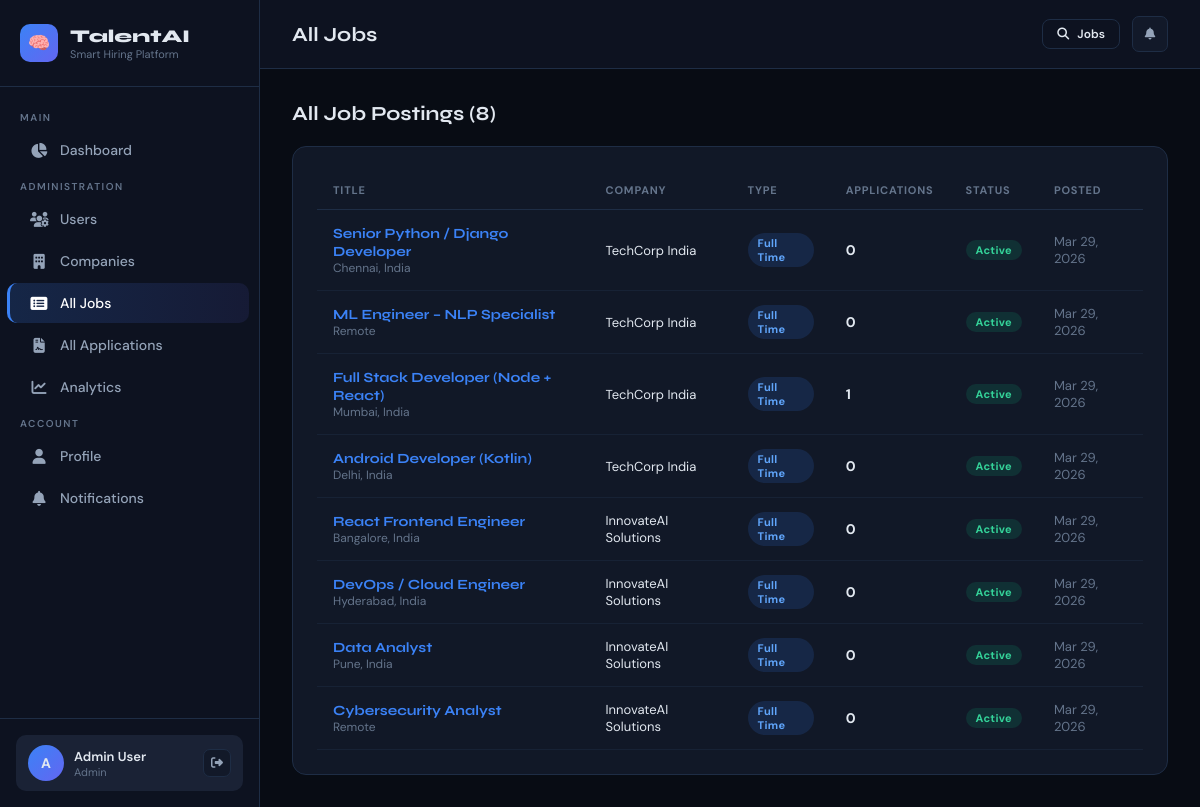
/admin-panel/jobs/ (signed in), run on the app's committed database.
### core/models.py (models this page shows, shortened)
class JobPosting(models.Model):
    JOB_TYPE_CHOICES = [
        ('full_time', 'Full Time'),
        ('part_time', 'Part Time'),
        ('contract', 'Contract'),
        ('internship', 'Internship'),
        ('remote', 'Remote'),
        ('hybrid', 'Hybrid'),
    ]
    EXPERIENCE_CHOICES = [
        ('entry', 'Entry Level (0-1 yrs)'),
        ('junior', 'Junior (1-3 yrs)'),
        ('mid', 'Mid Level (3-5 yrs)'),
        ('senior', 'Senior (5-8 yrs)'),
        ('lead', 'Lead / Principal (8+ yrs)'),
    ]
    STATUS_CHOICES = [
        ('draft', 'Draft'),
        ('active', 'Active'),
        ('closed', 'Closed'),
        ('paused', 'Paused'),
    ]
    company = models.ForeignKey(User, on_delete=models.CASCADE, related_name='job_postings')
    title = models.CharField(max_length=200)
    description = models.TextField()
    requirements = models.TextField()
    responsibilities = models.TextField(blank=True)
    skills_required = models.ManyToManyField(Skill, related_name='jobs', blank=True)
    skills_text = models.TextField(blank=True, help_text='Comma-separated skills for NLP matching')
    job_type = models.CharField(max_length=20, choices=JOB_TYPE_CHOICES, default='full_time')
    experience_level = models.CharField(max_length=20, choices=EXPERIENCE_CHOICES, default='mid')
    location = models.CharField(max_length=200)
    salary_min = models.DecimalField(max_digits=12, decimal_places=2, blank=True, null=True)
    salary_max = models.DecimalField(max_digits=12, decimal_places=2, blank=True, null=True)
    status = models.CharField(max_length=20, choices=STATUS_CHOICES, default='active')
    deadline = models.DateField(blank=True, null=True)
    created_at = models.DateTimeField(auto_now_add=True)
    updated_at = models.DateTimeField(auto_now=True)
    views_count = models.IntegerField(default=0)
    class Meta:
        ordering = ['-created_at']

class CompanyProfile(models.Model):
    user = models.OneToOneField(User, on_delete=models.CASCADE, related_name='company_profile')
    company_name = models.CharField(max_length=200)
    industry = models.CharField(max_length=100, blank=True)
    website = models.URLField(blank=True)
    location = models.CharField(max_length=200, blank=True)
    company_size = models.CharField(max_length=50, blank=True)
    description = models.TextField(blank=True)
    logo = models.ImageField(upload_to='company_logos/', blank=True, null=True)
    founded_year = models.IntegerField(blank=True, null=True)
    is_verified = models.BooleanField(default=False)
    created_at = models.DateTimeField(auto_now_add=True)

### core/views.py (the view)
# urls.py: path('admin-panel/jobs/', views.admin_jobs, name='admin_jobs'),
@login_required
@role_required('admin')
def admin_jobs(request):
    jobs = JobPosting.objects.select_related('company').annotate(app_count=Count('applications'))
    return render(request, 'core/admin/jobs.html', {'jobs': jobs})

### core/context_processors.py (called while the page is built, shortened)
def notifications_count(request):
    if request.user.is_authenticated:
        count = request.user.notifications.filter(is_read=False).count()
        if request.user.is_superuser:
            role = 'admin'
            role_display = 'Admin'
        return {
            'unread_notifications_count': count,
            'user_role': role,
            'user_role_display': role_display,
        }
    return {
        'unread_notifications_count': 0,
        'user_role': '',
        'user_role_display': '',
    }

### core/views.py (called while the page is built)
def role_required(*roles):
    def decorator(view_func):
        @wraps(view_func)
        def wrapper(request, *args, **kwargs):
            if not request.user.is_authenticated:
                return redirect('login')
            profile = getattr(request.user, 'profile', None)
            user_role = profile.role if profile else None
            if request.user.is_superuser:
                user_role = 'admin'
            if user_role not in roles:
                messages.error(request, "Access denied for your role.")
                return redirect('dashboard')
            return view_func(request, *args, **kwargs)
        return wrapper
    return decorator

### core/templates/core/admin/jobs.html
{% extends "core/base.html" %}
{% block page_title %}All Jobs{% endblock %}
{% block content %}
<div class="section-header">
  <div class="section-title">All Job Postings ({{ jobs.count }})</div>
</div>
<div class="card">
  <div class="table-wrap">
    <table>
      <thead><tr><th>Title</th><th>Company</th><th>Type</th><th>Applications</th><th>Status</th><th>Posted</th></tr></thead>
      <tbody>
        {% for job in jobs %}
        <tr>
          <td>
            <a href="{% url 'job_detail' job.pk %}" style="font-family:'Syne',sans-serif;font-weight:700;color:#3b82f6;">{{ job.title }}</a>
            <div style="font-size:12px;color:var(--text3);">{{ job.location }}</div>
          </td>
          <td style="font-size:13px;">{{ job.company.company_profile.company_name|default:job.company.username }}</td>
          <td><span class="badge badge-blue">{{ job.get_job_type_display }}</span></td>
          <td style="font-weight:700;">{{ job.app_count }}</td>
          <td><span class="badge {% if job.status == 'active' %}badge-green{% elif job.status == 'closed' %}badge-red{% else %}badge-gray{% endif %}">{{ job.get_status_display }}</span></td>
          <td style="font-size:13px;color:var(--text3);">{{ job.created_at|date:"M d, Y" }}</td>
        </tr>
        {% empty %}
        <tr><td colspan="6" class="text-center text-muted" style="padding:30px;">No jobs yet.</td></tr>
        {% endfor %}
      </tbody>
    </table>
  </div>
</div>
{% endblock %}

### core/templates/core/base.html (shortened to what this page needs)
<!DOCTYPE html>
<html lang="en">
<head>
  <link rel="stylesheet" href="https://cdnjs.cloudflare.com/ajax/libs/font-awesome/6.5.0/css/all.min.css">
</head>
<body>
{% if user.is_authenticated %}
<div class="app-layout">
  <aside class="sidebar" id="sidebar">
    <div class="sidebar-logo">
      <div class="logo-icon">🧠</div>
      <div>
        <div class="logo-text">TalentAI</div>
        <div class="logo-sub">Smart Hiring Platform</div>
      </div>
    </div>
    <nav class="sidebar-nav">
      <div class="nav-section-label">Main</div>
      <a href="{% url 'dashboard' %}" class="nav-link {% if request.resolver_match.url_name == 'dashboard' %}active{% endif %}">
        <i class="fas fa-chart-pie"></i> Dashboard
      </a>
      {% if request.user.is_superuser %}
      <div class="nav-section-label">Administration</div>
      <a href="{% url 'admin_users' %}" class="nav-link {% if request.resolver_match.url_name == 'admin_users' %}active{% endif %}">
        <i class="fas fa-users-cog"></i> Users
      </a>
      <a href="{% url 'admin_companies' %}" class="nav-link {% if request.resolver_match.url_name == 'admin_companies' %}active{% endif %}">
        <i class="fas fa-building"></i> Companies
      </a>
      <a href="{% url 'admin_jobs' %}" class="nav-link {% if request.resolver_match.url_name == 'admin_jobs' %}active{% endif %}">
        <i class="fas fa-list-alt"></i> All Jobs
      </a>
      <a href="{% url 'admin_applications' %}" class="nav-link {% if request.resolver_match.url_name == 'admin_applications' %}active{% endif %}">
        <i class="fas fa-file-contract"></i> All Applications
      </a>
      <a href="{% url 'admin_analytics' %}" class="nav-link {% if request.resolver_match.url_name == 'admin_analytics' %}active{% endif %}">
        <i class="fas fa-chart-line"></i> Analytics
      </a>
      {% endif %}
      <div class="nav-section-label">Account</div>
      <a href="{% url 'profile' %}" class="nav-link {% if request.resolver_match.url_name == 'profile' %}active{% endif %}">
        <i class="fas fa-user"></i> Profile
      </a>
      <a href="{% url 'notifications' %}" class="nav-link {% if request.resolver_match.url_name == 'notifications' %}active{% endif %}">
        <i class="fas fa-bell"></i> Notifications
      </a>
    </nav>
    <div class="sidebar-user">
      <div class="user-card">
        <div class="user-avatar">{{ request.user.first_name|first|upper|default:request.user.username|first|upper }}</div>
        <div>
          <div class="user-name">{{ request.user.get_full_name|default:request.user.username }}</div>
          <div class="user-role">{{ user_role_display|default:"Admin" }}</div>
        </div>
        <div class="user-actions">
          <a href="{% url 'logout' %}" class="icon-btn" title="Logout"><i class="fas fa-sign-out-alt"></i></a>
        </div>
      </div>
    </div>
  </aside>
  <main class="main-content">
    <div class="topbar">
      <div class="d-flex gap-3">
        <span class="topbar-title">{% block page_title %}Dashboard{% endblock %}</span>
      </div>
      <div class="topbar-right">
        <a href="{% url 'job_list' %}" class="btn btn-outline btn-sm"><i class="fas fa-search"></i> Jobs</a>
        <a href="{% url 'notifications' %}" class="icon-btn" style="width:36px;height:36px;">
          <i class="fas fa-bell"></i>
        </a>
      </div>
    </div>
    <div class="page-body">
      {% block content %}{% endblock %}
    </div>
  </main>
</div>
{% else %}
  {% block public_content %}{% endblock %}
{% endif %}
</body>
</html>

### data on the page
JobPosting: title "Senior Python / Django Developer", location "Chennai, India", company.company_profile.company_name "TechCorp India", job_type "Full Time", app_count "0", status "Active", created_at "Mar 29, 2026"
JobPosting: title "ML Engineer – NLP Specialist", location "Remote", company.company_profile.company_name "TechCorp India", job_type "Full Time", app_count "0", status "Active", created_at "Mar 29, 2026"
JobPosting: title "Full Stack Developer (Node + React)", location "Mumbai, India", company.company_profile.company_name "TechCorp India", job_type "Full Time", app_count "1", status "Active", created_at "Mar 29, 2026"
JobPosting: title "Android Developer (Kotlin)", location "Delhi, India", company.company_profile.company_name "TechCorp India", job_type "Full Time", app_count "0", status "Active", created_at "Mar 29, 2026"
JobPosting: title "React Frontend Engineer", location "Bangalore, India", company.company_profile.company_name "InnovateAI Solutions", job_type "Full Time", app_count "0", status "Active", created_at "Mar 29, 2026"
JobPosting: title "DevOps / Cloud Engineer", location "Hyderabad, India", company.company_profile.company_name "InnovateAI Solutions", job_type "Full Time", app_count "0", status "Active", created_at "Mar 29, 2026"
JobPosting: title "Data Analyst", location "Pune, India", company.company_profile.company_name "InnovateAI Solutions", job_type "Full Time", app_count "0", status "Active", created_at "Mar 29, 2026"
JobPosting: title "Cybersecurity Analyst", location "Remote", company.company_profile.company_name "InnovateAI Solutions", job_type "Full Time", app_count "0", status "Active", created_at "Mar 29, 2026"

### other printed values
{{ request.user.get_full_name|default:request.user.username }} "Admin User"
{{ user_role_display|default:"Admin" }} "Admin"
{{ jobs.count }} "8"
